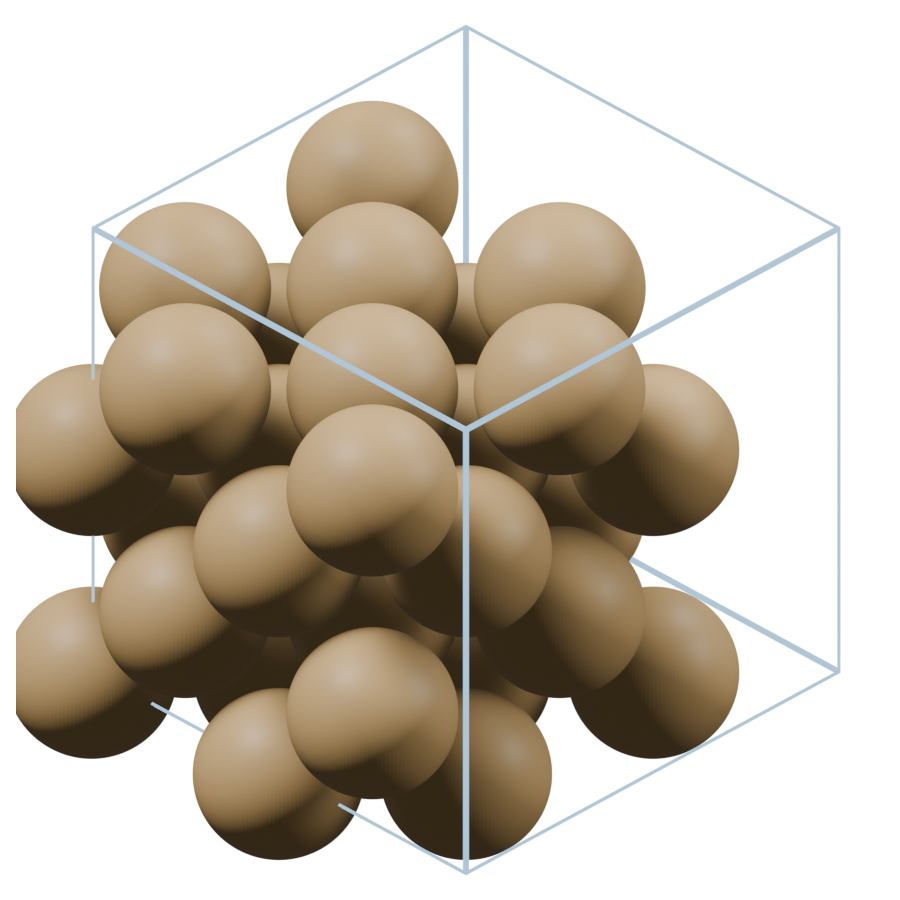
#> input picture renders/T01.png, 900 x 900 px; its folder holds only this picture in this run
$ python crop_renders.py
#> lines starting #> are read from the running program, lines starting #| are printed output that depends on the picture
"""Tighten framing of the Blender task renders in renders/.

Slabs etc. were rendered with a generous x1.7 margin, so some structures
(T03/T16 ...) occupy <15% of the canvas. For every RGBA render: crop to the
alpha bounding box + 5% pad, then pad back to a centered square (transparent),
so the gallery shows every structure at a consistent, large scale.
RGB images (matplotlib composites) are left untouched.
Originals are archived at ~/.archive/2026-06-10/renders_pre_crop/.
"""
import glob
import os

from PIL import Image

BASE = os.path.dirname(os.path.abspath(__file__))


def main():
    changed = 0
    for path in sorted(glob.glob(os.path.join(BASE, "renders", "T*.png"))):
        im = Image.open(path)
#> im is the input picture: PIL image 900x900 RGBA; mean R, G, B, A 68.5, 59.3, 46, 123.3
        if "A" not in im.mode:
            continue
        bbox = im.getchannel("A").getbbox()
#> bbox = (16, 24, 841, 876)
        if not bbox:
            continue
        w, h = im.size
#> w = 900; h = 900
        bw, bh = bbox[2] - bbox[0], bbox[3] - bbox[1]
#> bw = 825; bh = 852
        pad = int(max(bw, bh) * 0.05)
#> pad = 42
        x0, y0 = max(0, bbox[0] - pad), max(0, bbox[1] - pad)
#> x0 = 0; y0 = 0
        x1, y1 = min(w, bbox[2] + pad), min(h, bbox[3] + pad)
#> x1 = 883; y1 = 900
        crop = im.crop((x0, y0, x1, y1))
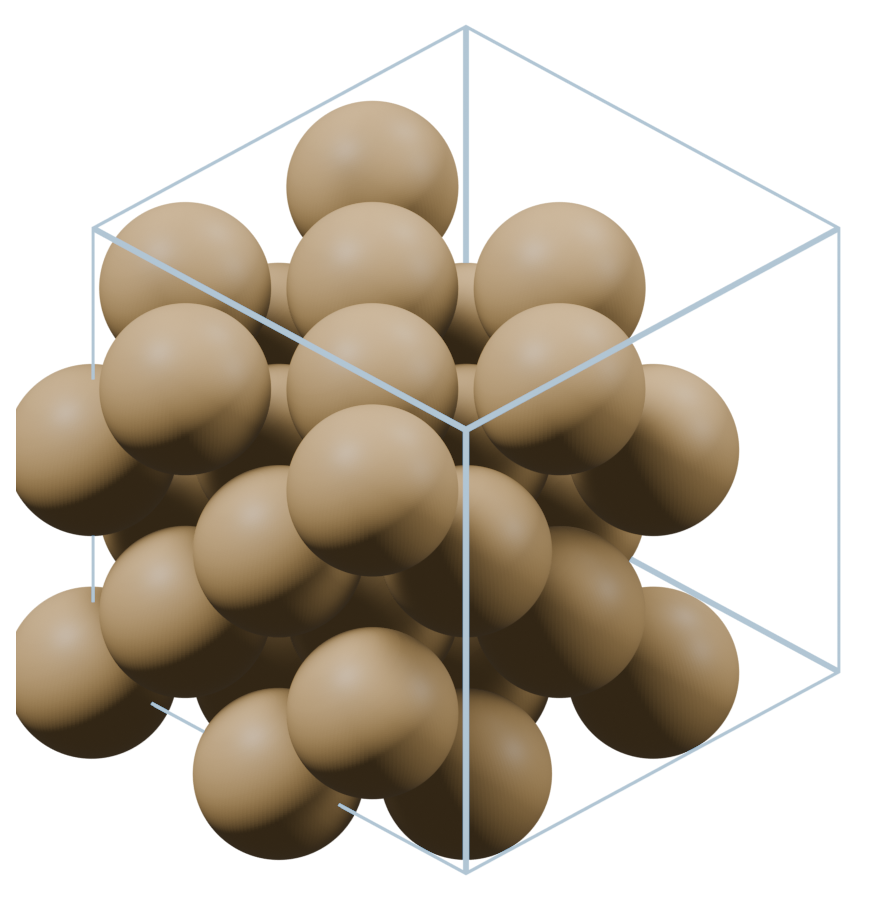
#> crop: PIL image 883x900 RGBA; mean R, G, B, A 69.8, 60.4, 46.9, 125.7; transparent parts drawn white
        cw, ch = crop.size
#> cw = 883; ch = 900
        side = max(cw, ch)
#> side = 900
        sq = Image.new("RGBA", (side, side), (0, 0, 0, 0))
#> sq: PIL image 900x900 RGBA; every value is 0
        sq.paste(crop, ((side - cw) // 2, (side - ch) // 2))
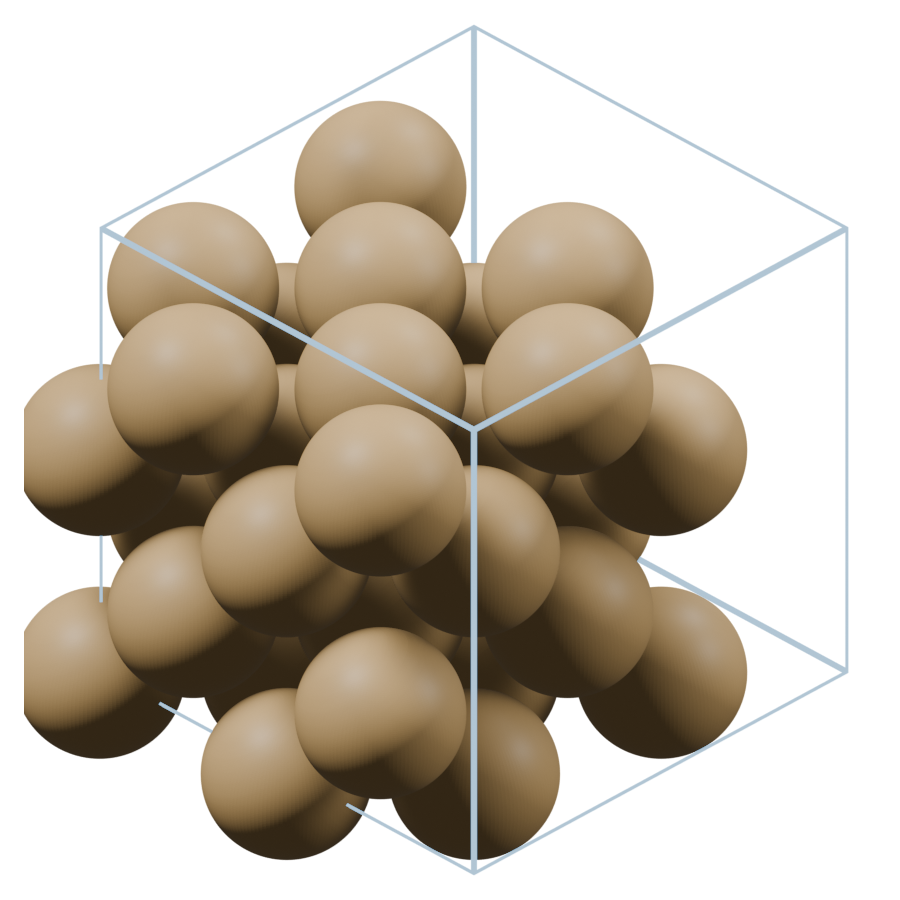
#> sq: PIL image 900x900 RGBA; mean R, G, B, A 68.5, 59.3, 46, 123.3; transparent parts drawn white
        sq.save(path)
        frac = (bw * bh) / (w * h)
#> frac = 0.868
        print(f"{os.path.basename(path)}: content {frac:.2f} -> cropped {cw}x{ch} -> sq {side}")
#| T01.png: content 0.87 -> cropped 883x900 -> sq 900
        changed += 1
    print(f"cropped {changed} renders")


if __name__ == "__main__":
    main()

$ run again, on renders/T02.png
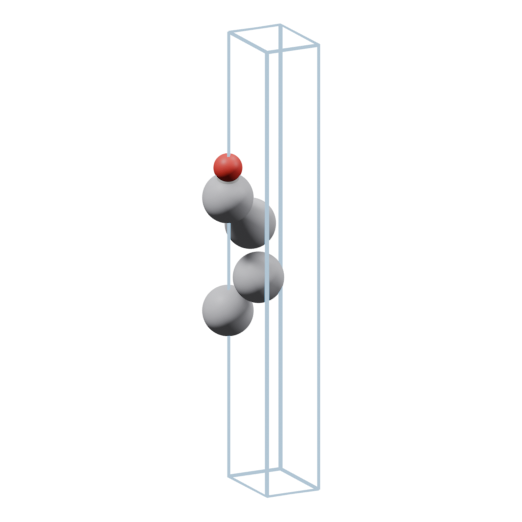
#> input picture renders/T02.png, 522 x 522 px
#> in main, im is the input picture: PIL image 522x522 RGBA; mean R, G, B, A 10.7, 11.2, 11.8, 13.6
#> bbox = (201, 23, 321, 499)
#> bw = 120; bh = 476
#> pad = 23
#> x0 = 178; y0 = 0
#> x1 = 344; y1 = 522
#> in main, `crop = im.crop((x0, y0, x1, y1))`:
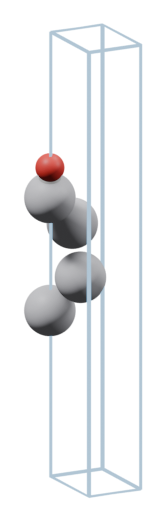
#> crop: PIL image 166x522 RGBA; mean R, G, B, A 33.6, 35.2, 37, 42.7; transparent parts drawn white
#> sq: PIL image 522x522 RGBA; every value is 0
#> frac = 0.21
#| T02.png: content 0.21 -> cropped 166x522 -> sq 522
